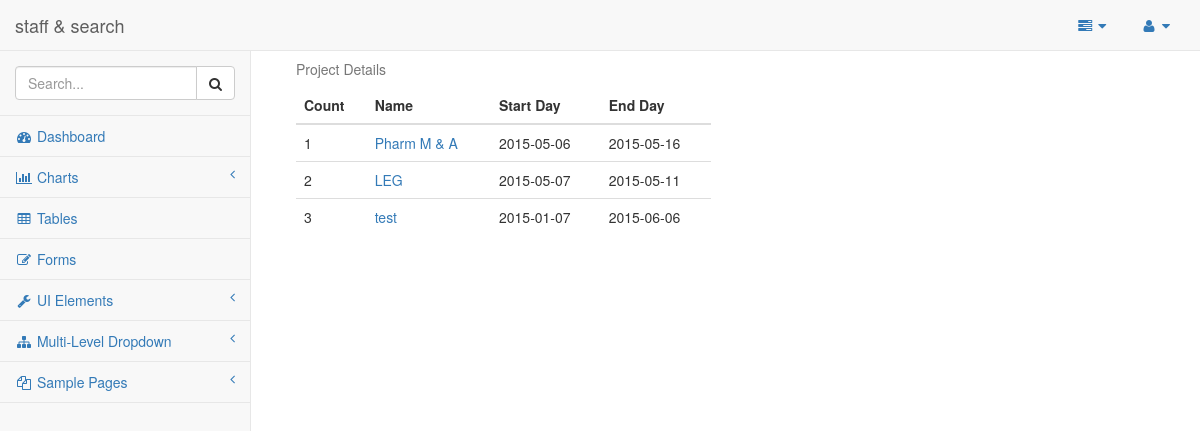
The app's page /admin/project_lists.php, older data.
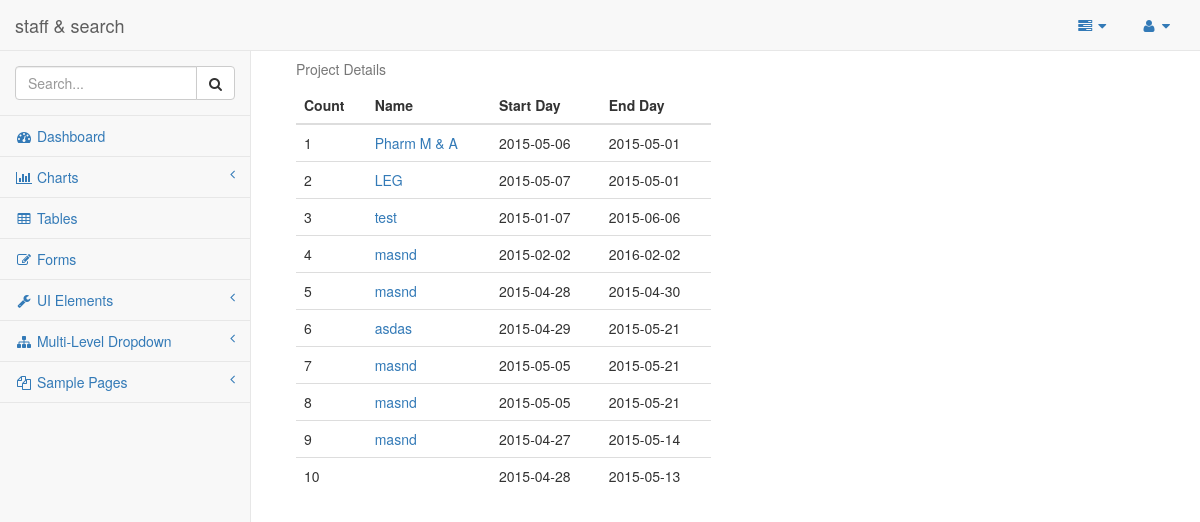
The same page, newer data.
### tables this page shows
CREATE TABLE IF NOT EXISTS `projects` (
`project_id` int(11) NOT NULL,
  `name` varchar(50) NOT NULL,
  `start_day` date NOT NULL,
  `end_day` date NOT NULL,
  `description` text NOT NULL
);

### admin/project_lists.php (the view, shortened to what this page needs)
<?php
    include("header.php");
?>
<body>
    <div id="wrapper">
       <?php
        include 'side_and_menu.php';
       ?>
       <?php
       $query = "SELECT * from projects";
       $result = mysql_query($query);
       ?>
    <div id="page-wrapper">
        <div class="col-md-6">
            <table class="table">
              <caption>Project Details</caption>
              <thead>
                <tr>
                  <th>Count</th>
                  <th>Name</th>
                  <th>Start Day</th>
                  <th>End Day</th>
                </tr>
              </thead>
              <tbody>
                <?php
                $count = 1;
                while ($row = mysql_fetch_array($result)) {
                  echo "<tr>
                  <td>".$count++."</td>
                  <td><a href='project_details.php?id=".$row['project_id']."'>".$row['name']."</a></td>
                  <td>".$row['start_day']."</td>
                  <td>".$row['end_day']."</td>
                </tr>";
                }
                ?>
              </tbody>
            </table>
        </div>
    </div>
    </div>
</body>
</html>

### admin/header.php (shortened to what this page needs)
<!DOCTYPE html>
<html lang="en">
<head>
    <link href="../bower_components/bootstrap/dist/css/bootstrap.min.css" rel="stylesheet">
    <link href="../bower_components/metisMenu/dist/metisMenu.min.css" rel="stylesheet">
    <link href="../dist/css/timeline.css" rel="stylesheet">
    <link href="../dist/css/sb-admin-2.css" rel="stylesheet">
    <link href="../bower_components/morrisjs/morris.css" rel="stylesheet">
    <link href="../bower_components/font-awesome/css/font-awesome.min.css" rel="stylesheet" type="text/css">
</head>

### admin/side_and_menu.php
<nav class="navbar navbar-default navbar-static-top" role="navigation" style="margin-bottom: 0">
          <?php
          include("head_menu.php");
          ?>
           <?php
           include("side_menu.php");
           ?>
       </nav>

### admin/head_menu.php (shortened to what this page needs)
<div class="navbar-header">
               <a class="navbar-brand" href="index.php">staff & search</a>
           </div>
           <ul class="nav navbar-top-links navbar-right">
               <li class="dropdown">
                   <a class="dropdown-toggle" data-toggle="dropdown" href="#">
                       <i class="fa fa-tasks fa-fw"></i>  <i class="fa fa-caret-down"></i>
                   </a>
               </li>
               <li class="dropdown">
                   <a class="dropdown-toggle" data-toggle="dropdown" href="#">
                       <i class="fa fa-user fa-fw"></i>  <i class="fa fa-caret-down"></i>
                   </a>
               </li>
           </ul>

### admin/side_menu.php (shortened to what this page needs)
<div class="navbar-default sidebar" role="navigation">
                <div class="sidebar-nav navbar-collapse">
                    <ul class="nav" id="side-menu">
                        <li class="sidebar-search">
                            <div class="input-group custom-search-form">
                                <input type="text" class="form-control" placeholder="Search...">
                                <span class="input-group-btn">
                                <button class="btn btn-default" type="button">
                                    <i class="fa fa-search"></i>
                                </button>
                            </span>
                            </div>
                        </li>
                        <li>
                            <a href="index.html"><i class="fa fa-dashboard fa-fw"></i> Dashboard</a>
                        </li>
                        <li>
                            <a href="#"><i class="fa fa-bar-chart-o fa-fw"></i> Charts<span class="fa arrow"></span></a>
                        </li>
                        <li>
                            <a href="tables.html"><i class="fa fa-table fa-fw"></i> Tables</a>
                        </li>
                        <li>
                            <a href="forms.html"><i class="fa fa-edit fa-fw"></i> Forms</a>
                        </li>
                        <li>
                            <a href="#"><i class="fa fa-wrench fa-fw"></i> UI Elements<span class="fa arrow"></span></a>
                        </li>
                        <li>
                            <a href="#"><i class="fa fa-sitemap fa-fw"></i> Multi-Level Dropdown<span class="fa arrow"></span></a>
                        </li>
                        <li>
                            <a href="#"><i class="fa fa-files-o fa-fw"></i> Sample Pages<span class="fa arrow"></span></a>
                        </li>
                    </ul>
                </div>
            </div>

Row changes from the older to the newer data that the page shows:
changed projects "Pharm M & A": end_day "2015-05-16" → "2015-05-01"
changed projects "LEG": end_day "2015-05-11" → "2015-05-01"
added projects: name "masnd", start_day "2015-02-02", end_day "2016-02-02"
added projects: name "masnd", start_day "2015-04-28", end_day "2015-04-30"
added projects: name "asdas", start_day "2015-04-29", end_day "2015-05-21"
added projects: name "masnd", start_day "2015-05-05", end_day "2015-05-21"
added projects: name "masnd", start_day "2015-05-05", end_day "2015-05-21"
added projects: name "masnd", start_day "2015-04-27", end_day "2015-05-14"
added projects: start_day "2015-04-28", end_day "2015-05-13"
